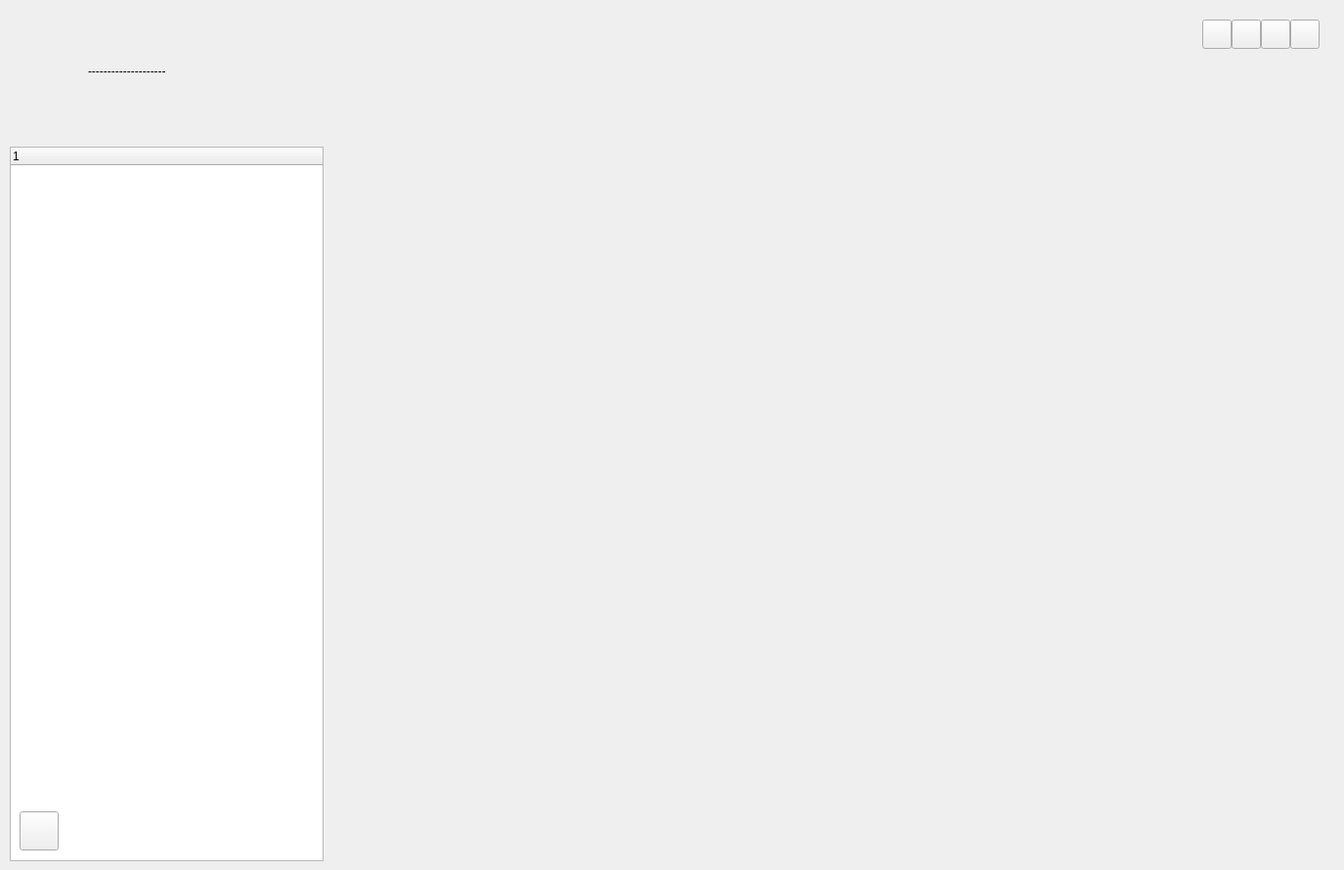
<?xml version="1.0" encoding="UTF-8"?>
<ui version="4.0">
 <class>SPDS_ClientClass</class>
 <widget class="QMainWindow" name="SPDS_ClientClass">
  <property name="geometry">
   <rect>
    <x>0</x>
    <y>0</y>
    <width>1375</width>
    <height>890</height>
   </rect>
  </property>
  <property name="minimumSize">
   <size>
    <width>1375</width>
    <height>890</height>
   </size>
  </property>
  <property name="maximumSize">
   <size>
    <width>1375</width>
    <height>890</height>
   </size>
  </property>
  <property name="windowTitle">
   <string>SPDS_Client</string>
  </property>
  <widget class="QWidget" name="centralWidget">
   <widget class="QWidget" name="leftMenuWidget" native="true">
    <property name="geometry">
     <rect>
      <x>0</x>
      <y>0</y>
      <width>343</width>
      <height>890</height>
     </rect>
    </property>
    <property name="minimumSize">
     <size>
      <width>275</width>
      <height>890</height>
     </size>
    </property>
    <property name="maximumSize">
     <size>
      <width>500</width>
      <height>890</height>
     </size>
    </property>
    <widget class="QLabel" name="logo_txt">
     <property name="geometry">
      <rect>
       <x>90</x>
       <y>40</y>
       <width>166</width>
       <height>66</height>
      </rect>
     </property>
     <property name="text">
      <string>--------------------</string>
     </property>
    </widget>
    <widget class="QTreeWidget" name="leftMenuTreeWidget">
     <property name="geometry">
      <rect>
       <x>10</x>
       <y>150</y>
       <width>321</width>
       <height>731</height>
      </rect>
     </property>
     <column>
      <property name="text">
       <string/>
      </property>
     </column>
    </widget>
    <widget class="QPushButton" name="login">
     <property name="geometry">
      <rect>
       <x>20</x>
       <y>830</y>
       <width>40</width>
       <height>40</height>
      </rect>
     </property>
     <property name="sizePolicy">
      <sizepolicy hsizetype="Minimum" vsizetype="Fixed">
       <horstretch>0</horstretch>
       <verstretch>0</verstretch>
      </sizepolicy>
     </property>
     <property name="minimumSize">
      <size>
       <width>40</width>
       <height>40</height>
      </size>
     </property>
     <property name="maximumSize">
      <size>
       <width>40</width>
       <height>40</height>
      </size>
     </property>
     <property name="text">
      <string/>
     </property>
     <property name="iconSize">
      <size>
       <width>40</width>
       <height>40</height>
      </size>
     </property>
    </widget>
    <widget class="QLabel" name="userName">
     <property name="geometry">
      <rect>
       <x>80</x>
       <y>840</y>
       <width>101</width>
       <height>21</height>
      </rect>
     </property>
     <property name="font">
      <font>
       <family>Alibaba PuHuiTi 2.0</family>
       <pointsize>12</pointsize>
      </font>
     </property>
     <property name="text">
      <string/>
     </property>
    </widget>
   </widget>
   <widget class="QWidget" name="upMenuWidget" native="true">
    <property name="geometry">
     <rect>
      <x>340</x>
      <y>0</y>
      <width>1041</width>
      <height>71</height>
     </rect>
    </property>
    <widget class="QPushButton" name="close">
     <property name="geometry">
      <rect>
       <x>980</x>
       <y>20</y>
       <width>30</width>
       <height>30</height>
      </rect>
     </property>
     <property name="minimumSize">
      <size>
       <width>30</width>
       <height>30</height>
      </size>
     </property>
     <property name="maximumSize">
      <size>
       <width>30</width>
       <height>30</height>
      </size>
     </property>
     <property name="text">
      <string/>
     </property>
    </widget>
    <widget class="QPushButton" name="maximize">
     <property name="geometry">
      <rect>
       <x>950</x>
       <y>20</y>
       <width>30</width>
       <height>30</height>
      </rect>
     </property>
     <property name="minimumSize">
      <size>
       <width>30</width>
       <height>30</height>
      </size>
     </property>
     <property name="maximumSize">
      <size>
       <width>30</width>
       <height>30</height>
      </size>
     </property>
     <property name="text">
      <string/>
     </property>
    </widget>
    <widget class="QPushButton" name="minimize">
     <property name="geometry">
      <rect>
       <x>920</x>
       <y>20</y>
       <width>30</width>
       <height>30</height>
      </rect>
     </property>
     <property name="minimumSize">
      <size>
       <width>30</width>
       <height>30</height>
      </size>
     </property>
     <property name="maximumSize">
      <size>
       <width>30</width>
       <height>30</height>
      </size>
     </property>
     <property name="text">
      <string/>
     </property>
    </widget>
    <widget class="QPushButton" name="serverConfigButton">
     <property name="geometry">
      <rect>
       <x>890</x>
       <y>20</y>
       <width>30</width>
       <height>30</height>
      </rect>
     </property>
     <property name="minimumSize">
      <size>
       <width>30</width>
       <height>30</height>
      </size>
     </property>
     <property name="maximumSize">
      <size>
       <width>30</width>
       <height>30</height>
      </size>
     </property>
     <property name="text">
      <string/>
     </property>
    </widget>
   </widget>
   <widget class="QLabel" name="cameraLabel">
    <property name="geometry">
     <rect>
      <x>560</x>
      <y>260</y>
      <width>600</width>
      <height>360</height>
     </rect>
    </property>
    <property name="text">
     <string/>
    </property>
   </widget>
   <widget class="QWidget" name="mainWidget" native="true">
    <property name="geometry">
     <rect>
      <x>340</x>
      <y>70</y>
      <width>1031</width>
      <height>821</height>
     </rect>
    </property>
   </widget>
  </widget>
 </widget>
 <layoutdefault spacing="6" margin="11"/>
 <tabstops>
  <tabstop>serverConfigButton</tabstop>
  <tabstop>minimize</tabstop>
  <tabstop>maximize</tabstop>
  <tabstop>close</tabstop>
  <tabstop>leftMenuTreeWidget</tabstop>
  <tabstop>login</tabstop>
 </tabstops>
 <resources>
  <include location="SPDS_Client.qrc"/>
 </resources>
 <connections/>
</ui>
